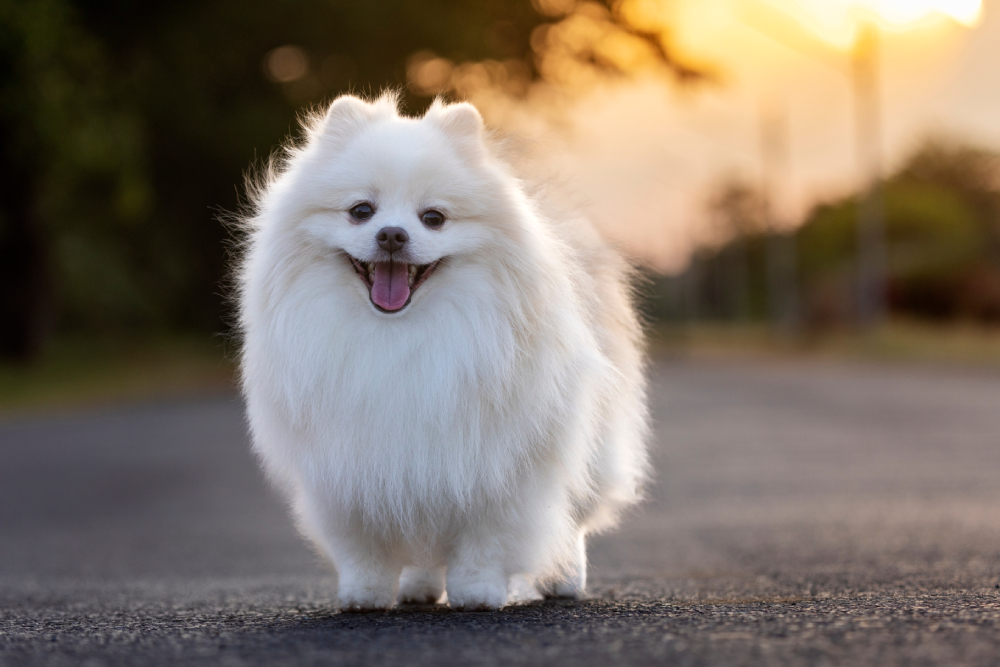
#> input picture lesson-3-basic-operations/data/dog.jpg, 1000 x 667 px
$ python crop.py
#> lines starting #> are read from the running program, lines starting #| are printed output that depends on the picture
import os
import cv2

img = cv2.imread(os.path.join('.', 'data', 'dog.jpg'))
#> img is the input picture: shape (667, 1000, 3); mean B, G, R 103.7, 115.7, 127.7

print("Image shape:", img.shape)
#| Image shape: (667, 1000, 3)

cropped_img = img[320:640, 420:840]
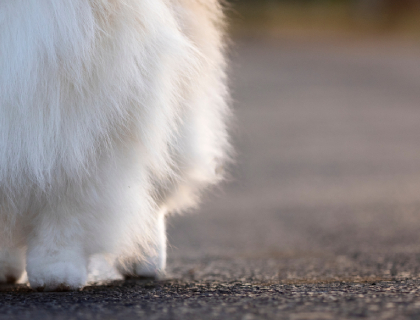
#> cropped_img: shape (320, 420, 3); mean B, G, R 137.7, 138.3, 145.2

cv2.imshow('image', img)
cv2.imshow('cropped image', cropped_img)
cv2.waitKey(0)
